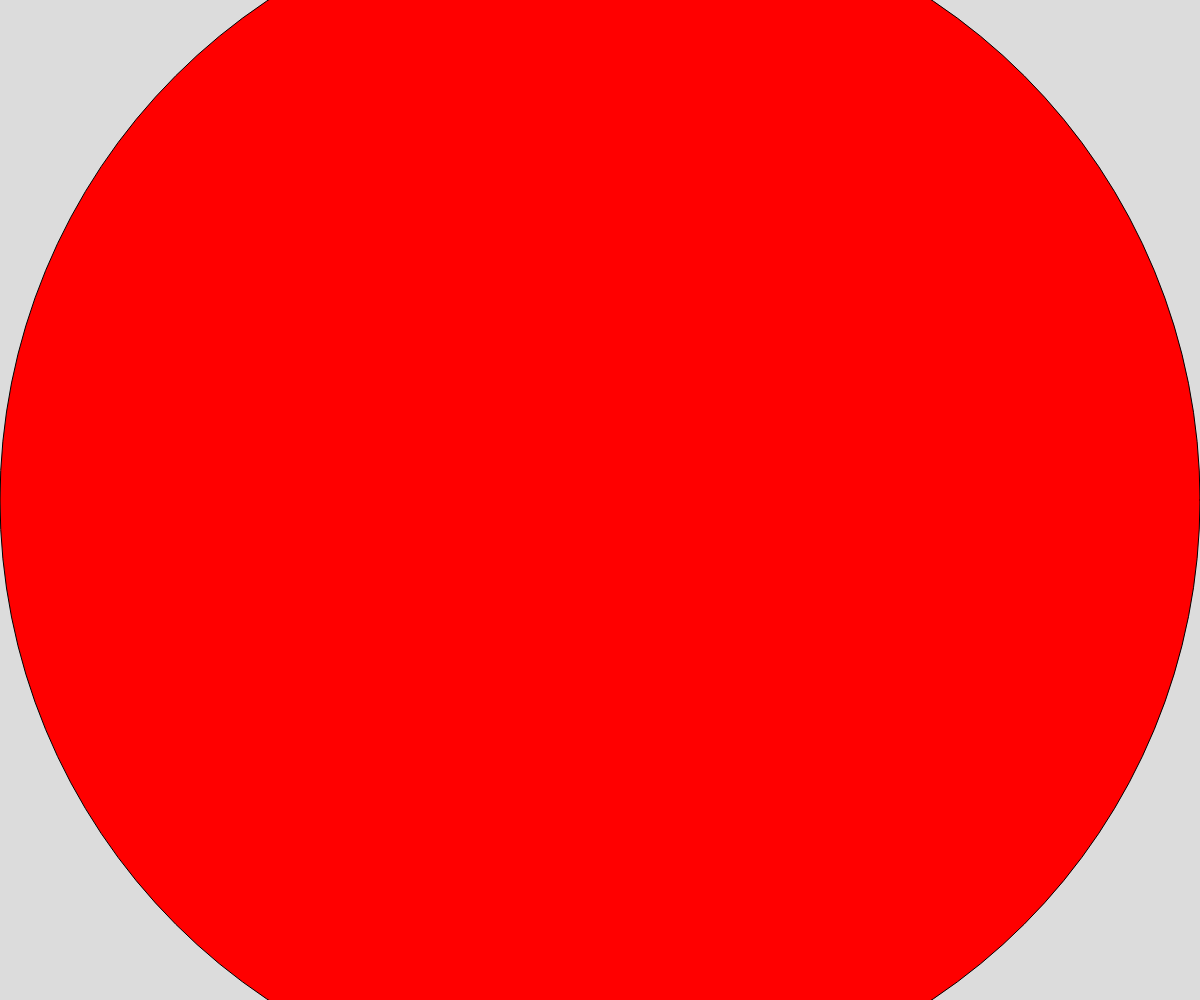
Frame 1 (no input)
Frame 60 (no input): identical to frame 1, image omitted
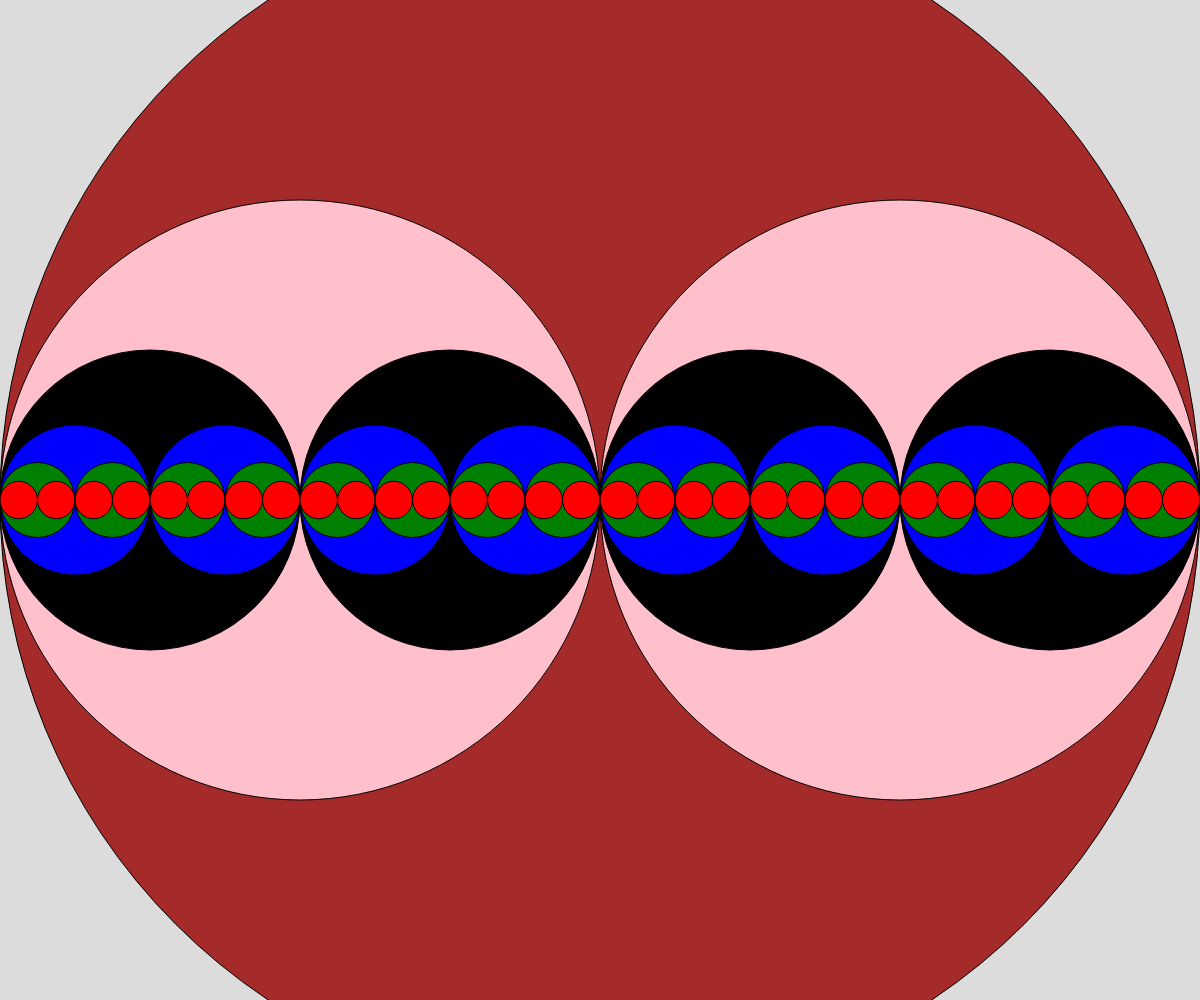
Frame 120 (the mouse pressed at the canvas centre since frame 60)

The p5.js sketch that drew these frames (run headless with seeded random() and noise() and a simulated clock; from frame 60 on, the mouse is pressed at the canvas centre):

// p5.js sketch
// ── sketch.js
// Fractal circles

let theColors = ["red", "green", "blue", "black", "pink", "brown", "yellow", "grey", "purple", "orange", "white"];
function setup() {
  createCanvas(windowWidth, windowHeight);
}

function draw() {
  background(220);
  let thDepth = Math.floor(map(mouseX, 0, width, 0, 10));
  fractalCircle(width/2, width, thDepth);
}

function fractalCircle(x, diameter, depth) {
  // base case
  fill(theColors[depth]);
  circle(x, height/2, diameter);

  if (depth > 0) {
    depth --;
    // left side circle
    fractalCircle(x-diameter/4, diameter/2, depth);
    // right side cirlce
    fractalCircle(x+diameter/4, diameter/2, depth);
  }
}
